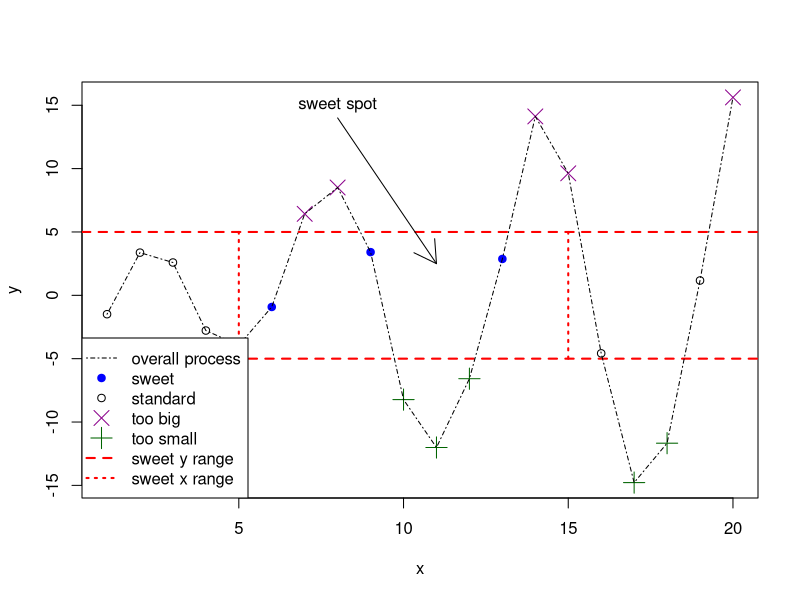

The R script that drew this image:
## ---- chunk 1
4+5
## ---- chunk 2
x <- 4:5
sum(x)
## ---- chunk 3
x <- 1:20
y <- c(-1.49,3.37,2.59,-2.78,-3.94,-0.92,6.43,8.51,3.41,-8.23,
-12.01,-6.58,2.87,14.12,9.63,-4.58,-14.78,-11.67,1.17,15.62)
plot(x,y,type="n",main="")
abline(h=c(-5,5),col="red",lty=2,lwd=2)
segments(x0=c(5,15),y0=c(-5,-5),x1=c(5,15),y1=c(5,5),col="red",lty=3,
lwd=2)
points(x[y>=5],y[y>=5],pch=4,col="darkmagenta",cex=2)
points(x[y<=-5],y[y<=-5],pch=3,col="darkgreen",cex=2)
points(x[(x>=5&x<=15)&(y>-5&y<5)],y[(x>=5&x<=15)&(y>-5&y<5)],pch=19,
col="blue")
points(x[(x<5|x>15)&(y>-5&y<5)],y[(x<5|x>15)&(y>-5&y<5)])
lines(x,y,lty=4)
arrows(x0=8,y0=14,x1=11,y1=2.5)
text(x=8,y=15,labels="sweet spot")
legend("bottomleft",
legend=c("overall process","sweet","standard",
"too big","too small","sweet y range","sweet x range"),
pch=c(NA,19,1,4,3,NA,NA),lty=c(4,NA,NA,NA,NA,2,3),
col=c("black","blue","black","darkmagenta","darkgreen","red","red"),
lwd=c(1,NA,NA,NA,NA,2,2),pt.cex=c(NA,1,1,2,2,NA,NA))
